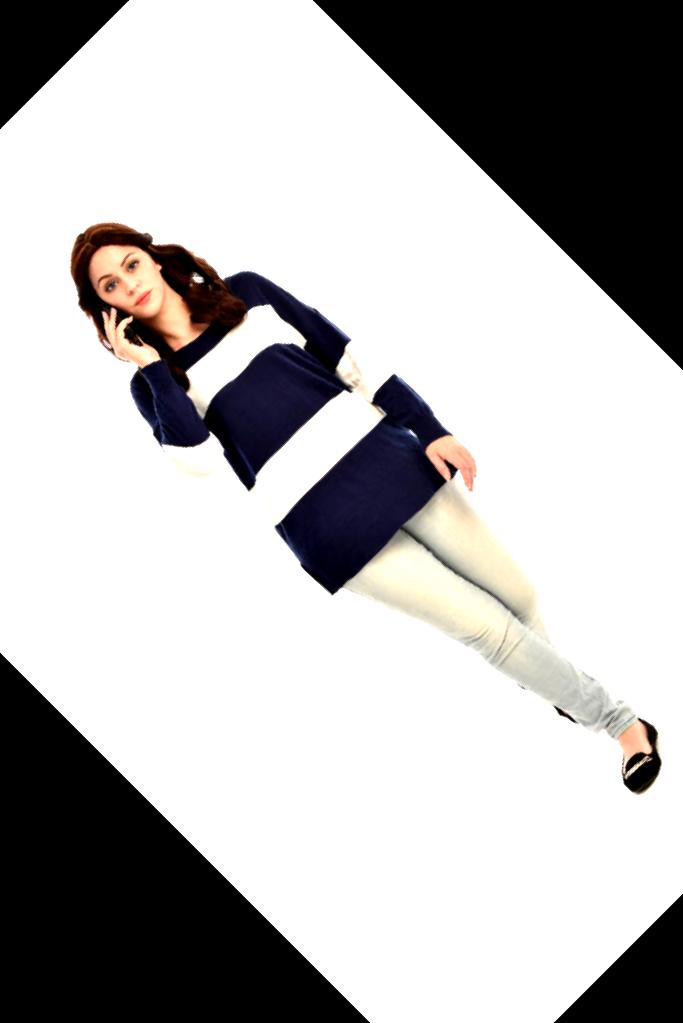
#> input picture mypy/models/expansion/data/southeast.jpg, 683 x 1023 px, found by its file name
$ python __init__.py
#> lines starting #> are read from the running program, lines starting #| are printed output that depends on the picture
# 特征提取
import cv2

# 创建SIFT或ORB对象
feature_detector = cv2.xfeatures2d.SIFT_create()  # 或者 cv2.ORB_create()

# 批量处理图片
image_files = ['models/expansion/data/southeast.jpg']  # 图片文件列表
keypoints_list = []  # 存储特征点列表
descriptors_list = []  # 存储特征描述符列表

for file in image_files:
    # 读取图像
    image = cv2.imread(file, cv2.IMREAD_GRAYSCALE)
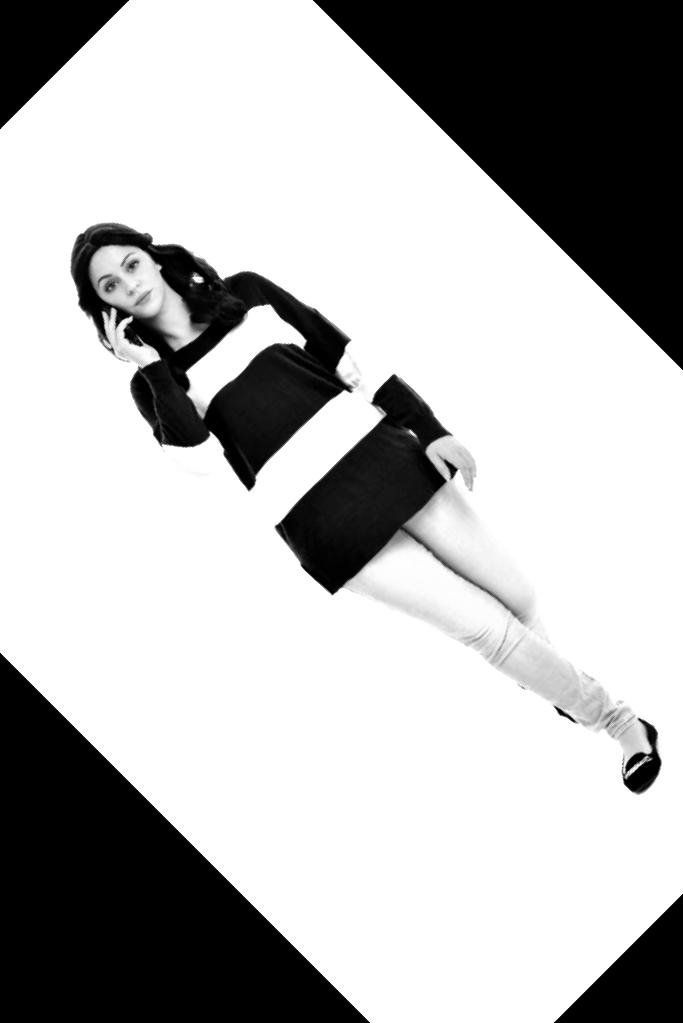
#> image: shape (1023, 683); min 0, max 255, mean 180.3

    # 检测特征点和计算描述符
    keypoints, descriptors = feature_detector.detectAndCompute(image, None)
#> keypoints = 421 keypoints; strongest (x, y, size): (642, 774, 23.7), (198, 279, 5.9), (337, 535, 67), (206, 380, 27.8)

    # 添加到列表
    keypoints_list.append(keypoints)
    descriptors_list.append(descriptors)

    # 可以在这里进行进一步的处理或保存特征点和描述符

# 打印每张图片提取的特征点数量
for i, keypoints in enumerate(keypoints_list):
    print("图像{}中提取的特征点数量: {}".format(i+1, len(keypoints)))
#> this loop made 1 pass
#| 图像1中提取的特征点数量: 421
